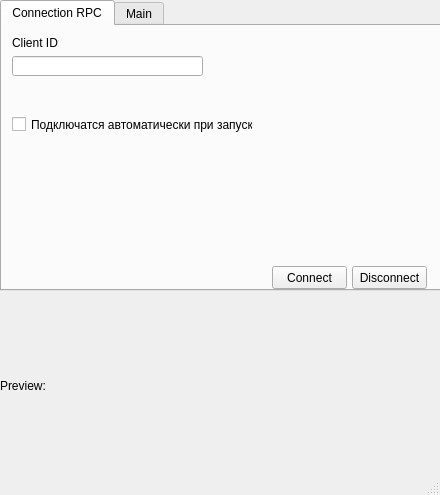
<?xml version="1.0" encoding="UTF-8"?>
<ui version="4.0">
 <class>MainWindow</class>
 <widget class="QMainWindow" name="MainWindow">
  <property name="geometry">
   <rect>
    <x>0</x>
    <y>0</y>
    <width>440</width>
    <height>495</height>
   </rect>
  </property>
  <property name="windowTitle">
   <string>EasyRichPresence</string>
  </property>
  <widget class="QWidget" name="centralwidget">
   <widget class="QTabWidget" name="tabWidget">
    <property name="geometry">
     <rect>
      <x>0</x>
      <y>0</y>
      <width>441</width>
      <height>291</height>
     </rect>
    </property>
    <property name="currentIndex">
     <number>0</number>
    </property>
    <widget class="QWidget" name="tab_2">
     <attribute name="title">
      <string>Connection RPC</string>
     </attribute>
     <widget class="QLineEdit" name="lineEdit">
      <property name="geometry">
       <rect>
        <x>10</x>
        <y>30</y>
        <width>191</width>
        <height>20</height>
       </rect>
      </property>
     </widget>
     <widget class="QLabel" name="label">
      <property name="geometry">
       <rect>
        <x>10</x>
        <y>10</y>
        <width>47</width>
        <height>13</height>
       </rect>
      </property>
      <property name="text">
       <string>Client ID:</string>
      </property>
     </widget>
     <widget class="QPushButton" name="startButton">
      <property name="geometry">
       <rect>
        <x>270</x>
        <y>240</y>
        <width>75</width>
        <height>23</height>
       </rect>
      </property>
      <property name="text">
       <string>Connect</string>
      </property>
     </widget>
     <widget class="QPushButton" name="stopButton">
      <property name="geometry">
       <rect>
        <x>350</x>
        <y>240</y>
        <width>75</width>
        <height>23</height>
       </rect>
      </property>
      <property name="text">
       <string>Disconnect</string>
      </property>
     </widget>
     <widget class="QCheckBox" name="checkBox_autostart">
      <property name="geometry">
       <rect>
        <x>10</x>
        <y>90</y>
        <width>241</width>
        <height>17</height>
       </rect>
      </property>
      <property name="text">
       <string>Подключатся автоматически при запуске</string>
      </property>
     </widget>
    </widget>
    <widget class="QWidget" name="tab">
     <attribute name="title">
      <string>Main</string>
     </attribute>
     <widget class="QCheckBox" name="checkBox_processes">
      <property name="geometry">
       <rect>
        <x>10</x>
        <y>10</y>
        <width>251</width>
        <height>17</height>
       </rect>
      </property>
      <property name="text">
       <string>Отображение всех активных названий окон</string>
      </property>
     </widget>
    </widget>
   </widget>
   <widget class="QLabel" name="statusLabel">
    <property name="geometry">
     <rect>
      <x>0</x>
      <y>290</y>
      <width>441</width>
      <height>21</height>
     </rect>
    </property>
    <property name="font">
     <font>
      <weight>75</weight>
      <bold>true</bold>
     </font>
    </property>
    <property name="styleSheet">
     <string notr="true"/>
    </property>
    <property name="text">
     <string/>
    </property>
   </widget>
   <widget class="QLabel" name="label_preview">
    <property name="geometry">
     <rect>
      <x>0</x>
      <y>320</y>
      <width>441</width>
      <height>131</height>
     </rect>
    </property>
    <property name="text">
     <string>Preview:</string>
    </property>
   </widget>
  </widget>
  <widget class="QMenuBar" name="menubar">
   <property name="geometry">
    <rect>
     <x>0</x>
     <y>0</y>
     <width>440</width>
     <height>21</height>
    </rect>
   </property>
  </widget>
  <widget class="QStatusBar" name="statusbar"/>
 </widget>
 <resources/>
 <connections/>
</ui>
